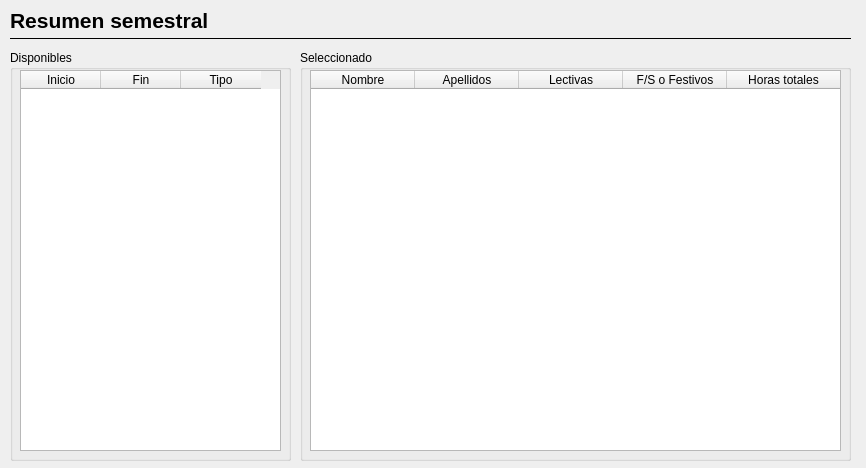
<?xml version="1.0" encoding="UTF-8"?>
<ui version="4.0">
 <class>Dialog</class>
 <widget class="QDialog" name="Dialog">
  <property name="geometry">
   <rect>
    <x>0</x>
    <y>0</y>
    <width>866</width>
    <height>468</height>
   </rect>
  </property>
  <property name="sizePolicy">
   <sizepolicy hsizetype="Fixed" vsizetype="Fixed">
    <horstretch>0</horstretch>
    <verstretch>0</verstretch>
   </sizepolicy>
  </property>
  <property name="minimumSize">
   <size>
    <width>866</width>
    <height>468</height>
   </size>
  </property>
  <property name="maximumSize">
   <size>
    <width>866</width>
    <height>468</height>
   </size>
  </property>
  <property name="windowTitle">
   <string>Resumen Semestral</string>
  </property>
  <property name="windowIcon">
   <iconset>
    <normaloff>graphics/icon.png</normaloff>graphics/icon.png</iconset>
  </property>
  <widget class="QGroupBox" name="groupBox">
   <property name="geometry">
    <rect>
     <x>300</x>
     <y>50</y>
     <width>551</width>
     <height>411</height>
    </rect>
   </property>
   <property name="title">
    <string>Seleccionado</string>
   </property>
   <widget class="QTableWidget" name="resultsTable">
    <property name="enabled">
     <bool>true</bool>
    </property>
    <property name="geometry">
     <rect>
      <x>10</x>
      <y>20</y>
      <width>531</width>
      <height>381</height>
     </rect>
    </property>
    <property name="autoFillBackground">
     <bool>false</bool>
    </property>
    <property name="frameShape">
     <enum>QFrame::StyledPanel</enum>
    </property>
    <property name="frameShadow">
     <enum>QFrame::Plain</enum>
    </property>
    <property name="autoScrollMargin">
     <number>16</number>
    </property>
    <property name="alternatingRowColors">
     <bool>true</bool>
    </property>
    <property name="selectionMode">
     <enum>QAbstractItemView::SingleSelection</enum>
    </property>
    <property name="selectionBehavior">
     <enum>QAbstractItemView::SelectRows</enum>
    </property>
    <property name="showGrid">
     <bool>true</bool>
    </property>
    <property name="gridStyle">
     <enum>Qt::SolidLine</enum>
    </property>
    <property name="sortingEnabled">
     <bool>true</bool>
    </property>
    <attribute name="horizontalHeaderDefaultSectionSize">
     <number>104</number>
    </attribute>
    <attribute name="horizontalHeaderStretchLastSection">
     <bool>true</bool>
    </attribute>
    <attribute name="verticalHeaderVisible">
     <bool>true</bool>
    </attribute>
    <attribute name="verticalHeaderDefaultSectionSize">
     <number>22</number>
    </attribute>
    <attribute name="verticalHeaderMinimumSectionSize">
     <number>15</number>
    </attribute>
    <attribute name="verticalHeaderStretchLastSection">
     <bool>false</bool>
    </attribute>
    <column>
     <property name="text">
      <string>Nombre</string>
     </property>
    </column>
    <column>
     <property name="text">
      <string>Apellidos</string>
     </property>
    </column>
    <column>
     <property name="text">
      <string>Lectivas</string>
     </property>
    </column>
    <column>
     <property name="text">
      <string>F/S o Festivos</string>
     </property>
    </column>
    <column>
     <property name="text">
      <string>Horas totales</string>
     </property>
    </column>
   </widget>
  </widget>
  <widget class="Line" name="line">
   <property name="geometry">
    <rect>
     <x>10</x>
     <y>30</y>
     <width>841</width>
     <height>16</height>
    </rect>
   </property>
   <property name="frameShadow">
    <enum>QFrame::Plain</enum>
   </property>
   <property name="orientation">
    <enum>Qt::Horizontal</enum>
   </property>
  </widget>
  <widget class="QLabel" name="label_5">
   <property name="geometry">
    <rect>
     <x>10</x>
     <y>10</y>
     <width>211</width>
     <height>21</height>
    </rect>
   </property>
   <property name="font">
    <font>
     <pointsize>16</pointsize>
     <weight>75</weight>
     <bold>true</bold>
    </font>
   </property>
   <property name="text">
    <string>Resumen semestral</string>
   </property>
  </widget>
  <widget class="QGroupBox" name="groupBox_2">
   <property name="geometry">
    <rect>
     <x>10</x>
     <y>50</y>
     <width>281</width>
     <height>411</height>
    </rect>
   </property>
   <property name="title">
    <string>Disponibles</string>
   </property>
   <widget class="QTableWidget" name="periodosTable">
    <property name="geometry">
     <rect>
      <x>10</x>
      <y>20</y>
      <width>261</width>
      <height>381</height>
     </rect>
    </property>
    <property name="alternatingRowColors">
     <bool>true</bool>
    </property>
    <property name="selectionBehavior">
     <enum>QAbstractItemView::SelectRows</enum>
    </property>
    <attribute name="horizontalHeaderDefaultSectionSize">
     <number>80</number>
    </attribute>
    <attribute name="verticalHeaderVisible">
     <bool>true</bool>
    </attribute>
    <attribute name="verticalHeaderStretchLastSection">
     <bool>false</bool>
    </attribute>
    <column>
     <property name="text">
      <string>Inicio</string>
     </property>
    </column>
    <column>
     <property name="text">
      <string>Fin</string>
     </property>
    </column>
    <column>
     <property name="text">
      <string>Tipo</string>
     </property>
    </column>
   </widget>
  </widget>
 </widget>
 <resources>
  <include location="../graphics/graphics.qrc"/>
 </resources>
 <connections/>
</ui>
